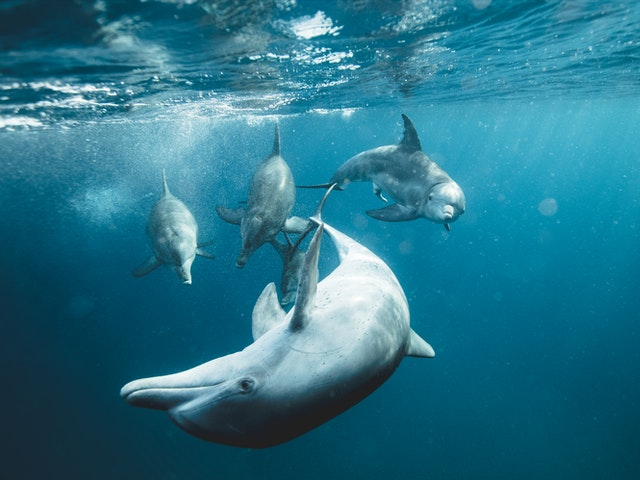
#> input picture datasets/dolphines.jpg, 640 x 480 px, found by its file name
$ jupyter execute --allow-errors 139509_michal_dubiel_PCA.ipynb   (shell and % lines are left out)
#> lines starting #> are read from the running program, lines starting #| are printed output that depends on the picture
[cell 1]
import numpy as np
import matplotlib.pyplot as plt

## Przygotowanie

Przed rozpoczęciem pracy z notatnikiem proszę zmienić jego nazwę dodając na początku numer albumu, imię i nazwisko.
{nr_albumu}\_{imię}\_{nazwisko}\_{nazwa}

Po wykonaniu wszystkich zadań proszę przesłać wypełniony notatnik przez platformę ELF za pomocą formularza "Prześlij projekt" w odpowiedniej sekcji.

## Redukcja wymiarowości

Praca z wielowymiarowymi danymi niesie ze sobą różne ograniczenia. W jaki sposób możemy wyświetlić próbki, które mają $4$, $5$, $6$, $7$ i więcej cech? Nie możemy stworzyć przecież wykresu $4D$, czy $7D$. Wizualizacja takich danych jest problemem. Kiedy mamy wiele cech w zestawie danych, wpływa to również na szybkość działania naszego modelu. Takie dane zajmują więcej miejsca na nośnikach pamięci. Jeśli mamy zbiór, który zawiera $1000$ cech, to możemy się zastanawiać, czy na pewno wszystkie cechy są istotne i potrzebne dla naszego modelu. Może wystarczy jedynie $100$ cech i wyniki działania modelu uczenia maszynowego byłyby równie satysfakcjonujące, a przy okazji zmniejszylibyśmy wymiarowość próbek i czas obliczeń.

Problem redukcji wymiarowości jest powszechny w tematyce uczenia maszynowego. Istnieją dwa główne podziały takiej redukcji - selekcja i ekstrakcja cech. Selekcja cech polega na wybraniu pewnego podzbioru cech z oryginalnego zestawu wszystkich cech. W takim przypadku zakładamy, że nie wszystkie cechy są nam potrzebne do stworzenia dobrego modelu, więc pozbywamy się części z nich, licząc na to, że wyniki nie ulegną pogorszeniu. Selekcja cech pozostawia cechy w swojej oryginalnej postaci, nie modyfikuje ich wartości, zmieniamy tylko ich ilość. Ekstrakcja cech jest scenariuszem nieco bardziej skomplikowanym, ponieważ polega na redukcji cech poprzez przekształcenie oryginalnego zestawu cech do nowej przestrzeni cech, w której pozostałe cechy nie mają swoich pierwotnych wartości. Obie kategorie mają swoje wady i zalety. Dzisiaj skupimy się na algorytmie z rodziny ekstrakcji cech.

##  Analiza głównych składowych

Jedną z najpopularniejszych metod ekstrakcji cech jest **Analiza głównych składowych (ang. Principal component analysis)** w skrócie **PCA**. Jest to algorytm, który redukuje wymiarowość danych poprzez rzutowanie ich na przestrzeń o mniejszej liczbie wymiarów. Rzutowanie to następuje poprzez znalezienie kierunków, w których jest największa wariancja danych. Założeniem algorytmu jest zatem znalezienie nowej przestrzeni cech, tak aby zachować jak najwięcej informacji zawartych w oryginalnych cechach. Przed omówieniem szczegółów algorytmu zobaczmy jego zasadę działania.

Mając dwuwymiarowy zestaw danych z cechami $x_1$ i $x_2$, chcielibyśmy zredukować go do postaci jednowymiarowej.

Aby to zrobić, musimy znaleźć kierunki, w których dane są najbardziej zróżnicowane (mają największą wariancję). Takie kierunki będą dwa, a dodatkowo będą one zawsze do siebie prostopadłe. Te kierunki, to właśnie główne składowe.

Mając wyznaczone główne składowe, możemy zauważyć, że wzdłuż prostej z czerwoną strzałką jest znacznie większa wariancja danych. Jeśli zatem chcielibyśmy zredukować przestrzeń z $2D$ na $1D$, to powinniśmy rzutować wszystkie punkty z dwuwymiarowej przestrzeni na prostą z czerwoną strzałką.

Po zrzutowaniu punktów na tę prostą dane prezentują się następująco:

Możemy też spróbować zrzutować punkty na prostą z niebieską strzałką, żeby przekonać się, że punkty będą bardziej "zbite" (mniejsza wariancja danych).

Ta idea dla prostego przypadku dwuwymiarowego jest rozszerzalna i działa dokładnie tak samo dla danych wielowymiarowych. Jeśli mamy już intuicję, w jaki sposób redukowane są wymiary w algorytmie PCA, przejdźmy do szczegółów działania algorytmu.

## Algorytm PCA

Na początku stwórzmy zbiór danych, na którym będziemy przeprowadzać obliczenia.

| **x1** | **x2** |
|--------|--------|
| 1\.2   | 1\.5   |
| 0\.2   | 0\.1   |
| 1\.6   | 1\.8   |
| 2\.2   | 2\.5   |
| 0\.5   | 0\.7   |
| 3\.0   | 2\.6   |
| 3\.2   | 3\.4   |
| 0\.8   | 1\.0   |
| 2\.6   | 2\.8   |
| 1\.5   | 1\.4   |

[cell 2]
X = np.array([
    [1.2, 1.5],
    [0.2, 0.1],
    [1.6, 1.8],
    [2.2, 2.5],
    [0.5, 0.7],
    [3.0, 2.6],
    [3.2, 3.4],
    [0.8, 1.0],
    [2.6, 2.8],
    [1.5, 1.4]])

### Wycentrowanie danych

Pierwszym etapem obliczenia macierzy kowariancji jest wycentrowanie zestawu danych, to znaczy odjęcie średniej od każdej próbki. Obliczamy średnią dla cechy $x_1$ i cechy $x_2$.

[cell 3]
X_centered = X - X.mean(axis=0)

X_centered

[cell 4]
plt.scatter(X_centered[:, 0], X_centered[:, 1], marker='+')

### Obliczenie macierzy kowariancji

Po wycentrowaniu zestawu danych należy obliczyć macierz kowariancji zgodnie ze wzorem:

<!-- $$\Sigma = \frac{1}{m-1}\sum_{i=1}^{n}(x^{(i)})(x^{(i)})^T$$ -- DO POPRAWY!!! -->
$$\Sigma = \frac{1}{m-1}X^TX$$

gdzie:

* $X^T$ jest macierzą o wymiarach $nxm$

* $X$ jest macierzą o wymiarach $mxn$
<!-- * $x^{(i)}$ jest wektorem o wymiarach $nx1$ -->

<!-- * $(x^{(i)})^T$ jest wektorem o wymiarach $1xn$ -->

Więc w wyniku mnożenia powstaje macierz $\Sigma$ o wymiarach $nxn$.

[cell 5]
m = X.shape[0]
X_cov = np.dot(X_centered.T, X_centered) / (m - 1)

X_cov

### Obliczenie wektorów i wartości własnych

Ten etap jest sercem metody analizy głównych składowych. Wektory własne to kierunki, w których jest największa wariancja danych. Wartości własne, które skojarzone są z wektorami własnymi, określają ich istotność. Oznacza to, że wektor własny z największą wartością własną jest pierwszą główną składową, wektor własny z drugą największą wartością jest drugą główną składową i tak dalej.

Wektory i wartości własne można obliczyć za pomocą metody `np.linalg.eig()` podając jako parametr obliczoną wcześniej macierz kowariancji.

[cell 6]
eigenvalues, eigenvectors = np.linalg.eig(X_cov)

Bardzo istotne jest to, że wektory własne zwracane przez `np.linalg.eig()` są reprezentowane jako **kolumny**, a nie wiersze. Oznacza to, że pierwszą kolumną jest pierwszy wektor własny, drugą kolumną jest drugi wektor własny itp.

Ważne jest również to, że zwrócone wartości własne niekoniecznie muszą być posortowane. Musimy zatem sami posortować wartości własne (zachowując powiązanie z wektorami własnymi), żeby mieć pewność, że są ustawione malejąco.

[cell 7]
idx = eigenvalues.argsort()[::-1]
eigenvalues = eigenvalues[idx]
eigenvectors = eigenvectors[:,idx]

eigenvalues, eigenvectors

### Rysowanie danych z głównymi składowymi

Mając wektory własne możemy w przypadku dwuwymiarowym dość łatwo je narysować. Obliczamy nachylenie zgodnie ze wzorem $\frac{\Delta y}{\Delta x}$.

[cell 8]
plt.scatter(X_centered[:, 0], X_centered[:, 1], marker='+')

line = np.linspace(-1, 1, 100)
plt.arrow(x=0, y=0, dx=eigenvectors[0, 0], dy=eigenvectors[1, 0], head_width=0.1, head_length=0.1, fc='r', ec='k')
plt.arrow(x=0, y=0, dx=eigenvectors[0, 1], dy=eigenvectors[1, 1], head_width=0.1, head_length=0.1, fc='b', ec='k')
plt.plot(line, line * (eigenvectors[1, 0]/eigenvectors[0, 0]), color='black')
plt.plot(line, line * (eigenvectors[1, 1]/eigenvectors[0, 1]), color='black')

plt.xlabel("x1")
plt.ylabel("x2")
plt.grid()
plt.show()

### Rzutowanie danych na k głównych składowych

Mając obliczoną macierz z kolejnymi wektorami własnymi, możemy wykorzystać ją do zredukowania oryginalnej ilości wymiarów. W sytuacji, gdy mamy jedynie dwa wymiary w oryginalnym zestawie danych, nie mamy dużego pola do popisu. Jednak w zdecydowanej większości przypadków będziemy pracować z danymi, które mają znacznie więcej cech. Dzięki temu możemy wybrać $k$ pierwszych głównych składowych i za ich pomocą rzutować dane do przestrzeni o $k$-tej liczbie wymiarów.

Operacja rzutowania opisana jest za pomocą wzoru:

$$z = U_{reduced}^T * x$$

gdzie:
* $U_{reduced}$ oznacza macierz z k pierwszymi wektorami własnymi - wymiar $nxk$
* $x$ to oryginalna próbka - wymiar $nx1$

Zatem wyjściowa próbka $z$ będzie miała wymiar $kx1$.

Możemy również rzutować cały zbiór danych "na raz" i wtedy wzór będzie miał następującą formę:

$$Z = X * U_{reduced}$$

gdzie:
* $X$ to zbiór danych - wymiar $mxn$
* $U_{reduced}$ to macierz z k pierwszymi wektorami własnymi - wymiar $nxk$

Zatem nowy zbiór danych ze zredukowaną ilością wymiarów będzie miał wymiar $mxk$.

#### Rzutowanie danych na pierwszą główną składową

[cell 9]
X_pca_1 = np.dot(X, eigenvectors[:, 0])
plt.scatter(X_pca_1, np.zeros(10), marker='+')
plt.xlim((-1.5, 6))
plt.xlabel("z")
plt.show()

#### Rzutowanie danych na drugą główną składową

[cell 10]
X_pca_2 = np.dot(X, eigenvectors[:, 1])
plt.scatter(X_pca_2, np.zeros(10), marker='+')
plt.xlim((-1.5, 6))
plt.xlabel("z")
plt.show()

Widać, że znacznie korzystniejsze jest rzutowanie danych na pierwszą główną składową, ponieważ dane nie są tak zbite, jak w przypadku drugiej głównej składowej.

### Powrót do oryginalnej liczby wymiarów

Po zrzutowaniu danych na przestrzeń o mniejszej ilości wymiarów jesteśmy w stanie powrócić do oryginalnego $n$-wymiarowego zestawu danych, wykorzystując wszystkie główne składowe. Operacja ta jednak powoduje stratę pewnej ilości informacji, która została utracona poprzez operacje rzutowania.

Aby powrócić do oryginalnej liczby wymiarów, należy wykonać następującą operację:

$$x_{reconstructed} = U_{reduced} * z$$

* $U_{reduced}$ ma wymiary $nxk$
* $z$ ma wymiary $kx1$
* zatem $x_{reconstructed}$ będzie miało wymiar $nx1$.

Postać macierzowa:

$$X_{reconstructed} = Z * U_{reduced}^T$$

* $Z$ ma wymiary $mxk$
* $U_{reduced}^T$ ma wymiary $kxn$
* zatem $X_{reconstructed}$ będzie miało wymiar $mxn$.

#### Operacja odwrotna po rzutowaniu danych na pierwszą główną składową

[cell 11]
old_data_from_pca_1 = np.dot(X_pca_1.reshape(X_pca_1.shape[0], 1), eigenvectors[:, :1].T)
plt.scatter(old_data_from_pca_1[:, 0], old_data_from_pca_1[:, 1], marker='+')
# plt.xlim((-1.5, 2))
plt.xlabel("x1")
plt.ylabel("x2")
plt.show()
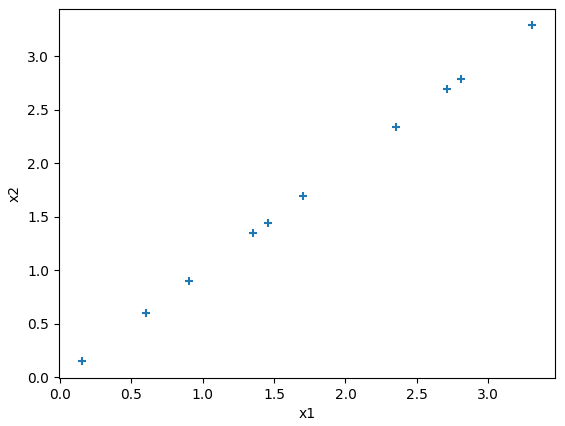
#> figure drawn by matplotlib, 1 panel

Widać, że z łatwością udało się odtworzyć dane idące wzdłuż pierwszej głównej składowej, ale nie wzdłuż drugiej.

### Współczynnik wariancji wyjaśnionej

Gdy analizujemy prosty przypadek z dwoma wymiarami, nie mamy wielkiego wyboru jeśli chodzi o redukcje cech. Możemy jedynie rzutować próbki na przestrzeń jednowymiarową. W sytuacji, gdy mamy wiele wymiarów problemem może okazać się wybór właściwej ilości głównych składowych, które będą służyły do stworzenia nowej przestrzeni próbek. Przykładowo, jeśli mamy 6000 wymiarów, to ile $k$ pierwszych głównych składowych powinniśmy wziąć? 2000? 1000? a może jedynie 100? Moglibyśmy oczywiście próbować wszystkich wartości z pewnego przedziału, a następnie mierzyć różnice pomiędzy oryginalnymi próbkami i próbkami zrekonstruowanymi. To dałoby nam pewną miarę błędu. Odpowiednie przekształcenia pozwoliłyby nawet zawrzeć tę wartości w przedziale $(0,1)$. Jednak takie rozwiązanie wymagałoby bardzo dużej ilości obliczeń.

Na szczęście istnieje inny sposób. Obliczone wraz z wektorami własnymi, wartości własne mają ważną właściwość. Informują o tym, jaka ilość wariancji niesiona jest za pomocą skojarzonej głównej składowej. Jest to tak zwana **wariancja wyjaśniona**. Aby wyciągnąć tę informację, należy obliczyć iloraz każdej wartości własnej i sumy wszystkich wartości własnych:

$$\frac{eigenvalue^{(i)}}{\sum_{i=1}^{n}eigenvalue^{(i)}}$$

Przykładowo, jeżeli wariancja wyjaśniona dla pierwszej warości własnej ma wartość $0.9$, oznacza to, że aż $90%$ wariancji jest wyjaśnionej za pomocą pierwszej głównej składowej. Czyli pozostałe $10%$ jest zawarte w pozostałych głównych składowych.

Częściej jednak stosowana jest operacja obliczania wartości wyjaśnionej z wykorzystaniem skumulowanej sumy. Taka operacja pozwala na łatwe sprawdzenie, jaka ilość wariancji jest wyjaśniona za pomocą $k$ pierwszych składowych.

$$\frac{\sum_{i=1}^{k} eigenvalue^{(i)}}{\sum_{i=1}^{n}eigenvalue^{(i)}}$$

Dzięki temu możemy ustalić, że chcemy, aby nowa przestrzeń cech zachowała $95%$ wariancji:

$$\frac{\sum_{i=1}^{k} eigenvalue^{(i)}}{\sum_{i=1}^{n}eigenvalue^{(i)}} \geq 0.95$$

Ustalenie takiego progu pozwoli nam wybrać odpowiednią ilość pierwszych głównych składowych:

## Zadanie 1

Algorytm PCA jest w stanie znacznie zredukować wymiarowość, ale pozwala również powrócić do oryginalnej ilości wymiarów. Dzięki temu może być stosowany jako algorytm kompresji. Celem tego zadania będzie wykorzystanie algorytmu PCA do kompresji zdjęcia. W katalogu datasets znajduje się zdjęcie o nazwie 'dolphines.jpg'. Wczytaj to zdjęcie w formacie _grayscale*_, a następnie wykonaj eksperymenty redukcji wymiarów dla różnych wartości parametru $k$ ($k$ oznacza $k$ pierwszych głównych składowych). Po zrzutowaniu zdjęcia na mniejszą liczbę wymiarów powróć do oryginalnego rozmiaru i sprawdź, jak różne wartości parametru $k$ wpływają na jakość zrekonstruowanego zdjęcia. Stwórz wykres wariancji wyjaśnionej. Dla jakiej ilości pierwszych głównych składowych zachowane jest $95$ wariancji?

_1. Grayscale (skala szarości) to format, w którym jest tylko jeden kanał zawierający informacje o intensywności (jasności) pikseli. Wszystkie piksele reprezentowane są za pomocą wartości od 0 do 255, gdzie 0 oznacza kolor czarny a 255 kolor biały.
To może zostać zaimplementowane w prosty sposób za pomocą biblioteki PIL:_
```
from PIL import Image
img = PIL.Image.open('../dolphines.jpg').convert('L')
```

**Uwaga:** Podczas obliczania wektorów i wartości własnych za pomocą funkcji `np.linalg.eig()` może pojawić się problem z występowaniem liczb zespolonych. Najlepiej wtedy po prostu zostawić jedynie część rzeczywistą:

```
eigenvalues = eigenvalues.real
eigenvectors = eigenvectors.real
```

[cell 12]
# YOUR CODE HERE
from PIL import Image
import numpy as np
import matplotlib.pyplot as plt

img = Image.open('..\datasets\dolphines.jpg').convert('L')
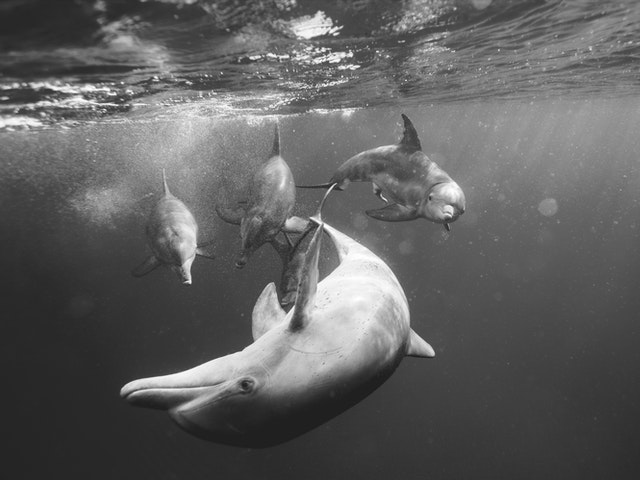
#> img: PIL image 640x480 L; min 26, max 255, mean 95.9
img_array = np.array(img)

plt.imshow(img_array, cmap='gray')
plt.title('Oryginalny obraz')
plt.axis('off')
plt.show()

[cell 13]
from sklearn.decomposition import PCA

def pca_compress_reconstruct(img_array, n_components):
    img_flat = img_array.flatten()
    img_flat = img_flat.reshape(img_array.shape[0], -1)

    pca = PCA(n_components=n_components)
    img_pca = pca.fit_transform(img_flat)

    img_reconstructed = pca.inverse_transform(img_pca)
    img_reconstructed = img_reconstructed.reshape(img_array.shape)

    return img_reconstructed, pca

#> (the rest of this cell did not finish here and is left out)

[cell 14]
ks = [5, 10, 20, 50, 100, 200]

fig, axes = plt.subplots(2, 3, figsize=(15, 10))
axes = axes.ravel()

for i, k in enumerate(ks):
    reconstructed_img, _ = pca_compress_reconstruct(img_array, k)
    axes[i].imshow(reconstructed_img, cmap='gray')
    axes[i].set_title(f'k={k}')
    axes[i].axis('off')
#> this loop made 6 passes
#> pass 1, in pca_compress_reconstruct, `img_reconstructed = pca.inverse_transform(img_pca)`:
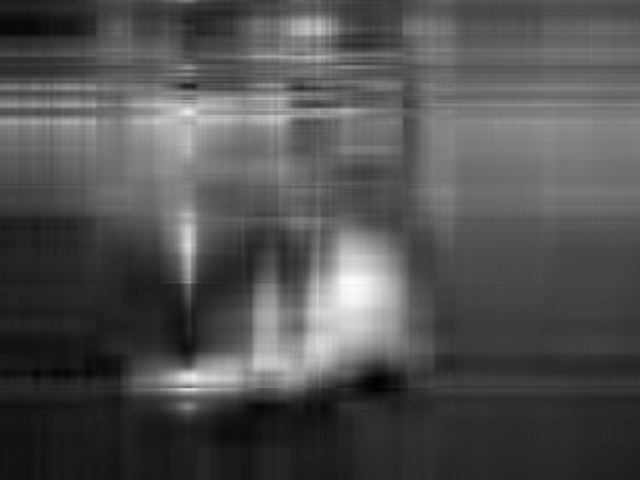
#> img_reconstructed: shape (480, 640) float64; min 14.32, max 269.6, mean 95.9; drawn with min black and max white

plt.show()
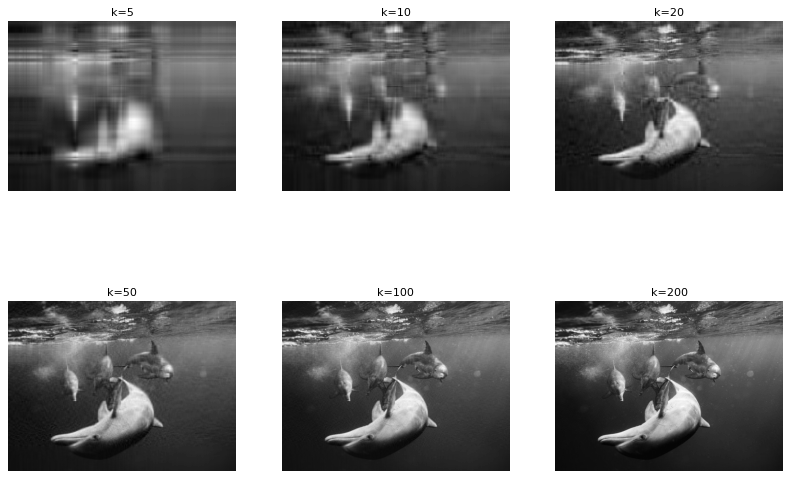
#> figure drawn by matplotlib, 6 panels

[cell 15]
pca_full = PCA()
pca_full.fit(img_array.reshape(img_array.shape[0], -1))

explained_variance = np.cumsum(pca_full.explained_variance_ratio_)

plt.plot(explained_variance)
plt.xlabel('Liczba głównych składowych')
plt.ylabel('Skumulowana wariancja wyjaśniona')
plt.title('Wykres wariancji wyjaśnionej')
plt.grid(True)
plt.show()
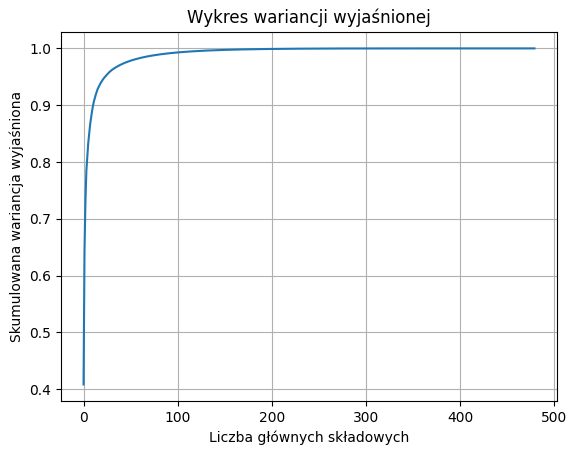
#> figure drawn by matplotlib, 1 panel; curve peaks at x = 478, y = 1

[cell 16]
k_95 = np.argmax(explained_variance >= 0.95) + 1
print(f'Licznba głównych składowych potrzebna do zachowania 95% wariancji: {k_95}')

## Zadanie 2

Obrazy kolorowe zapisane są w formacie RGB. Oznacza to, że taki obraz ma 3 kanały - R, G i B. Przerób program z zadania pierwszego w taki sposób, aby dokonywał kompresji zdjęcia w formacie RGB (usunięcie funkcji `.convert('L')`). Aby dokonać takiej kompresji, należy przeprowadzić kompresje algorytmem PCA osobno dla każdego kanału, a następnie połączyć kanały razem, tak by tworzyły oryginalny obraz. Wykonaj eksperymenty dla różnych wartości parametru $k$.

[cell 17]
# YOUR CODE HERE
img = Image.open('..\datasets\dolphines.jpg')
#> img is the input picture: PIL image 640x480 RGB; mean R, G, B 40.5, 116.1, 137.4
img_array = np.array(img)

plt.imshow(img_array, cmap='gray')
plt.title('Oryginalny obraz')
plt.axis('off')
plt.show()

[cell 18]
from sklearn.decomposition import PCA

def pca_compress_reconstruct_channel(channel, n_components):
    channel_flat = channel.flatten()
    channel_flat = channel_flat.reshape(channel.shape[0], -1)

    pca = PCA(n_components=n_components)
    channel_pca = pca.fit_transform(channel_flat)

    channel_reconstructed = pca.inverse_transform(channel_pca)
    channel_reconstructed = channel_reconstructed.reshape(channel.shape)

    return channel_reconstructed, pca

def pca_compress_reconstruct_rgb(img_array, n_components):
#> called with n_components = 50
    channels_reconstructed = []
    for i in range(3):
        channel = img_array[:,:,i]
        channel_reconstructed, _ = pca_compress_reconstruct_channel(channel, n_components)
        channels_reconstructed.append(channel_reconstructed)
#> this loop made 3 passes
#> pass 1, in pca_compress_reconstruct_rgb, `channel = img_array[:,:,i]`:
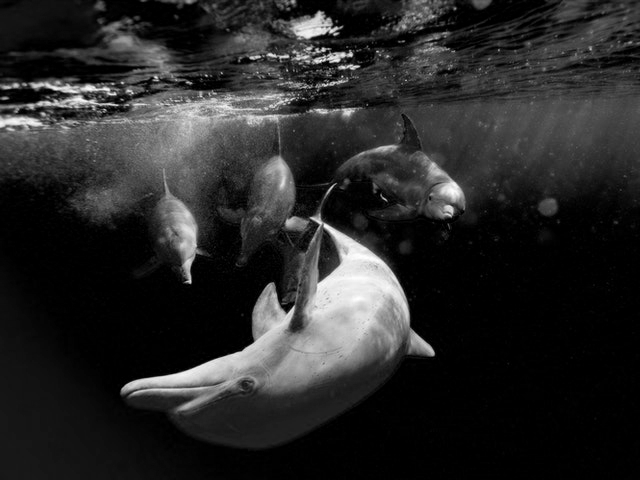
#> channel: shape (480, 640); min 0, max 255, mean 40.5
#> pass 1, in pca_compress_reconstruct_channel, `channel_reconstructed = pca.inverse_transform(channel_pca)`:
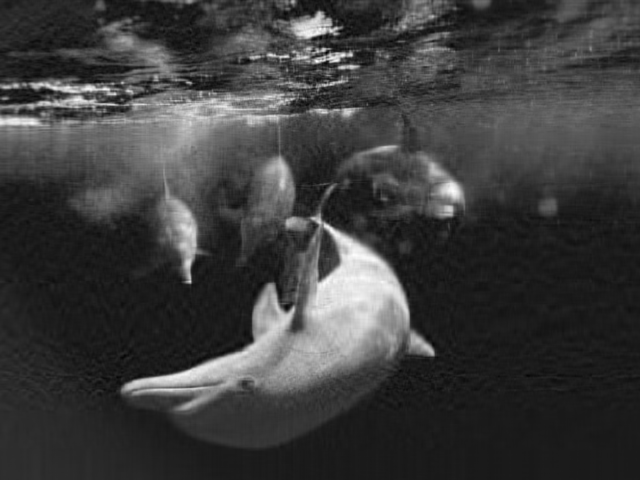
#> channel_reconstructed: shape (480, 640) float64; min -30.25, max 263.5, mean 40.5; drawn with min black and max white
#> after the loop:
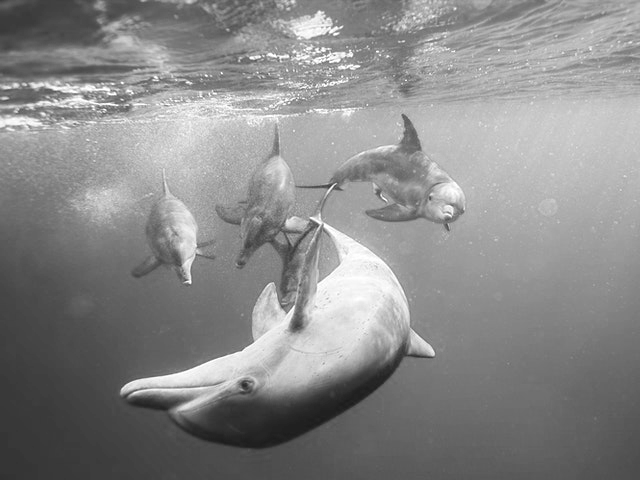
#> channel: shape (480, 640); min 27, max 255, mean 137.4
#> after the loop, channels_reconstructed = 3 items

    img_reconstructed = np.stack(channels_reconstructed, axis=-1).astype(np.uint8)
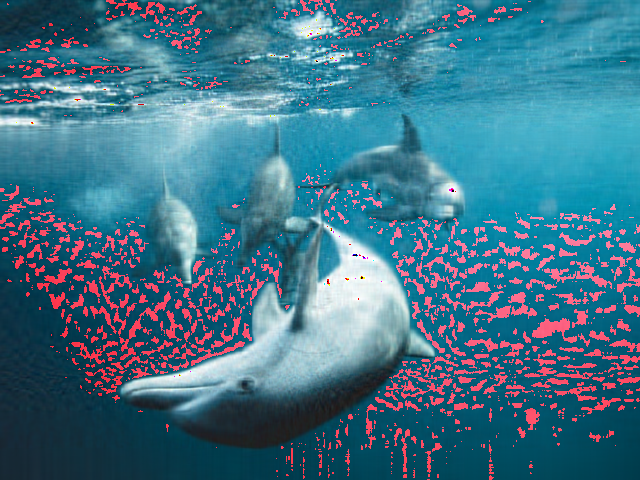
#> img_reconstructed: shape (480, 640, 3); mean of channels 0, 1, 2 64, 115.5, 136.8; drawn as R, G, B

    return img_reconstructed

k = 50
reconstructed_img = pca_compress_reconstruct_rgb(img_array, k)

plt.imshow(reconstructed_img)
plt.title(f'Zrekonstruowany obraz (k={k})')
plt.axis('off')
plt.show()

[cell 19]
ks = [5, 10, 20, 50, 100, 200]

fig, axes = plt.subplots(2, 3, figsize=(15, 10))
axes = axes.ravel()

for i, k in enumerate(ks):
    reconstructed_img = pca_compress_reconstruct_rgb(img_array, k)
    axes[i].imshow(reconstructed_img)
    axes[i].set_title(f'k={k}')
    axes[i].axis('off')
#> this loop made 6 passes
#> pass 1, in pca_compress_reconstruct_channel (call 4), `channel_reconstructed = pca.inverse_transform(channel_pca)`:
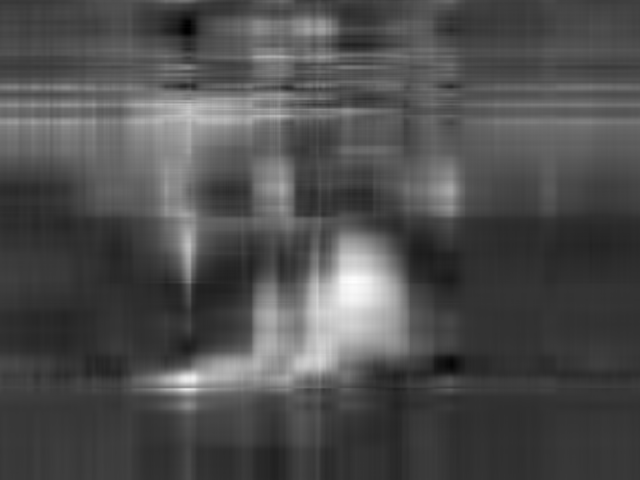
#> channel_reconstructed: shape (480, 640) float64; min -64.25, max 275.2, mean 40.5; drawn with min black and max white

plt.show()
#> (the rest of the program and of its run is left out)
